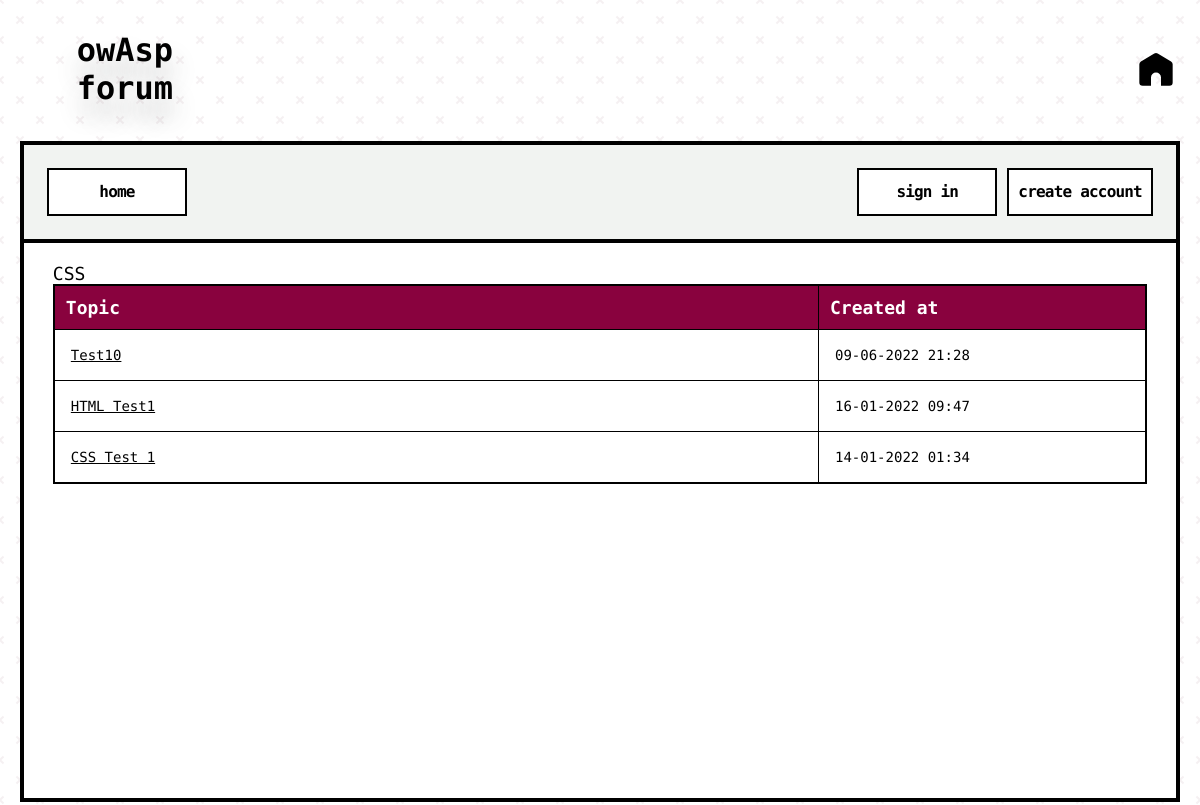
/forum/category.php?id=1, run on the app's committed database.
### tables this page shows
CREATE TABLE `categories` (
  `cat_id` int(8) NOT NULL,
  `cat_name` varchar(255) NOT NULL,
  `cat_description` varchar(255) NOT NULL
);

CREATE TABLE `topics` (
  `topic_id` int(8) NOT NULL,
  `topic_subject` varchar(255) NOT NULL,
  `topic_date` datetime NOT NULL,
  `topic_cat` int(8) NOT NULL,
  `topic_by` int(8) NOT NULL
);

### forum/category.php (the view, shortened to what this page needs)
<?php
include 'database.php';
include 'header.php';
$sql = "SELECT
			cat_id,
			cat_name,
			cat_description
		FROM
			categories
		WHERE
			cat_id = " . $_GET['id'];
$result = mysqli_query($connect_database, $sql);
if(!$result)
{
	echo '<br><font style="font-size: 14px;">The category could not be displayed, please try again later.</font><br><font style="font-size: 14px;">' .  '</font><br>';
}
else
{
	if(mysqli_num_rows($result) == 0)
	{
		echo '<br><font style="font-size: 14px;">This category does not exist.</font><br><br>';
	}
	else
	{
		while($row = mysqli_fetch_assoc($result))
		{
			echo '<font style="font-size: 18px;">' . $row['cat_name'] . '</font><br>';
		}
		$get_id = $_GET['id'];
		$sql = "SELECT
					topic_id,
					topic_subject,
					topic_date,
					topic_cat
				FROM
					topics
				WHERE
					topic_cat = '$get_id'
				ORDER BY
					topic_date
				DESC";
		$result = mysqli_query($connect_database, $sql);
		if(!$result)
		{
			echo '<br><font style="font-size: 14px;">The topics could not be displayed, please try again later.</font><br><br>';
		}
		else
		{
			if(mysqli_num_rows($result) == 0)
			{
				echo '<br><font style="font-size: 14px;">There are no topics in this category yet.</font><br><br>';
			}
			else
			{
				echo '<table border="1">
					  <tr>
						<th>Topic</th>
						<th>Created at</th>
					  </tr>';
				while($row = mysqli_fetch_assoc($result))
				{
					echo '<tr>';
						echo '<td class="leftpart">';
							echo '<font style="font-size: 14px;"><a href="topic.php?id=' . $row['topic_id'] . '">' . $row['topic_subject'] . '</a><br></font>';
						echo '</td>';
						echo '<td class="rightpart">';
							echo '<font style="font-size: 14px;">' . date('d-m-Y H:i', strtotime($row['topic_date'])) . '</font>';
						echo '</td>';
					echo '</tr>';
				}
				echo '</table>';
			}
		}
	}
}
include 'footer.php';

### forum/style.css (style rules this page uses)
html { font-family: "Open Sans;", sans-serif; }
body { text-align: center; }
table { border-collapse: collapse; width: 100%; border: 2px solid #000; }
table a { color: #000; }
th { background-color: #89023e; color: #ffffff; font-family: "Source Code Pro"; padding-top: 11px; padding-left: 11px; padding-bottom: 11px; font-size: 18px; }
td { padding: 16px; }
font { font-family: "Source Code Pro", monospace; font-weight: 500; font-size: 20px; }
.leftpart { width: 70%; }
.rightpart { width: 30%; }

### data on the page
categories: cat_name "CSS"
topics: topic_subject "Test10", topic_date "09-06-2022 21:28"
topics: topic_subject "HTML Test1", topic_date "16-01-2022 09:47"
topics: topic_subject "CSS Test 1", topic_date "14-01-2022 01:34"
